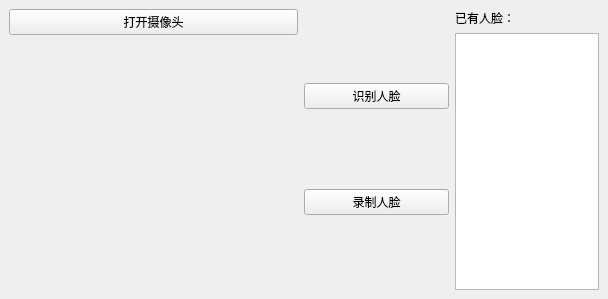
<?xml version="1.0" encoding="UTF-8"?>
<ui version="4.0">
 <class>MainWindow</class>
 <widget class="QMainWindow" name="MainWindow">
  <property name="geometry">
   <rect>
    <x>0</x>
    <y>0</y>
    <width>608</width>
    <height>299</height>
   </rect>
  </property>
  <property name="windowTitle">
   <string>MainWindow</string>
  </property>
  <widget class="QWidget" name="centralwidget">
   <layout class="QGridLayout" name="gridLayout" columnstretch="4,2,2">
    <item row="0" column="0">
     <layout class="QVBoxLayout" name="verticalLayout">
      <item>
       <widget class="QPushButton" name="pushButton">
        <property name="text">
         <string>打开摄像头</string>
        </property>
       </widget>
      </item>
      <item>
       <widget class="QLabel" name="label_2">
        <property name="text">
         <string/>
        </property>
       </widget>
      </item>
     </layout>
    </item>
    <item row="0" column="1">
     <layout class="QVBoxLayout" name="verticalLayout_2">
      <item>
       <widget class="QPushButton" name="pushButton_2">
        <property name="text">
         <string>识别人脸</string>
        </property>
       </widget>
      </item>
      <item>
       <widget class="QPushButton" name="pushButton_3">
        <property name="text">
         <string>录制人脸</string>
        </property>
       </widget>
      </item>
     </layout>
    </item>
    <item row="0" column="2">
     <layout class="QVBoxLayout" name="verticalLayout_3">
      <item>
       <widget class="QLabel" name="label">
        <property name="text">
         <string>已有人脸：</string>
        </property>
       </widget>
      </item>
      <item>
       <widget class="QTextBrowser" name="textBrowser">
        <property name="enabled">
         <bool>true</bool>
        </property>
        <property name="documentTitle">
         <string/>
        </property>
        <property name="html">
         <string>&lt;!DOCTYPE HTML PUBLIC &quot;-//W3C//DTD HTML 4.0//EN&quot; &quot;http://www.w3.org/TR/REC-html40/strict.dtd&quot;&gt;
&lt;html&gt;&lt;head&gt;&lt;meta name=&quot;qrichtext&quot; content=&quot;1&quot; /&gt;&lt;style type=&quot;text/css&quot;&gt;
p, li { white-space: pre-wrap; }
&lt;/style&gt;&lt;/head&gt;&lt;body style=&quot; font-family:'SimSun'; font-size:9pt; font-weight:400; font-style:normal;&quot;&gt;
&lt;p style=&quot;-qt-paragraph-type:empty; margin-top:0px; margin-bottom:0px; margin-left:0px; margin-right:0px; -qt-block-indent:0; text-indent:0px;&quot;&gt;&lt;br /&gt;&lt;/p&gt;&lt;/body&gt;&lt;/html&gt;</string>
        </property>
        <property name="acceptRichText">
         <bool>true</bool>
        </property>
       </widget>
      </item>
     </layout>
    </item>
   </layout>
  </widget>
 </widget>
 <resources/>
 <connections>
  <connection>
   <sender>pushButton</sender>
   <signal>clicked()</signal>
   <receiver>MainWindow</receiver>
   <slot>Button1_Clicked()</slot>
   <hints>
    <hint type="sourcelabel">
     <x>179</x>
     <y>22</y>
    </hint>
    <hint type="destinationlabel">
     <x>216</x>
     <y>22</y>
    </hint>
   </hints>
  </connection>
  <connection>
   <sender>pushButton_2</sender>
   <signal>clicked()</signal>
   <receiver>MainWindow</receiver>
   <slot>Button2_Clicked()</slot>
   <hints>
    <hint type="sourcelabel">
     <x>355</x>
     <y>123</y>
    </hint>
    <hint type="destinationlabel">
     <x>350</x>
     <y>59</y>
    </hint>
   </hints>
  </connection>
  <connection>
   <sender>pushButton_3</sender>
   <signal>clicked()</signal>
   <receiver>MainWindow</receiver>
   <slot>Button3_Clicked()</slot>
   <hints>
    <hint type="sourcelabel">
     <x>332</x>
     <y>234</y>
    </hint>
    <hint type="destinationlabel">
     <x>302</x>
     <y>181</y>
    </hint>
   </hints>
  </connection>
 </connections>
 <slots>
  <slot>Button1_Clicked()</slot>
  <slot>Button2_Clicked()</slot>
  <slot>Button3_Clicked()</slot>
 </slots>
</ui>
